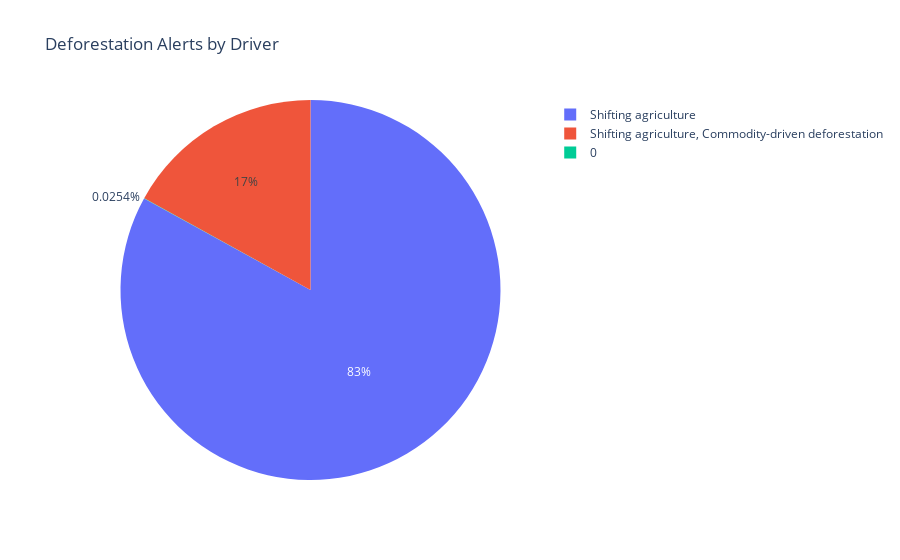

Source (notebook cell):
### Code cell
# Aggregate data by Deforestation Driver
driver_alerts = data.groupby('Deforestation Driver')['Total Alerts'].sum().reset_index()

# Create a pie chart for alerts by deforestation driver
fig3 = px.pie(driver_alerts, names='Deforestation Driver', values='Total Alerts', title='Deforestation Alerts by Driver')

# Display the pie chart
fig3.show()

### Figure 1 — Plotly figure (JSON) as saved in the notebook; plotly's stock layout.template omitted (floating-point values rounded to 4 significant figures)
{"data": [{"domain": {"x": [0, 1], "y": [0, 1]}, "hovertemplate": "Deforestation Driver=%{label}<br>Total Alerts=%{value}<extra></extra>", "labels": ["0", "Shifting agriculture", "Shifting agriculture, Commodity-driven deforestation"], "legendgroup": "", "name": "", "showlegend": true, "type": "pie", "values": [16, 52188, 10669]}], "layout": {"legend": {"tracegroupgap": 0}, "title": {"text": "Deforestation Alerts by Driver"}}}
